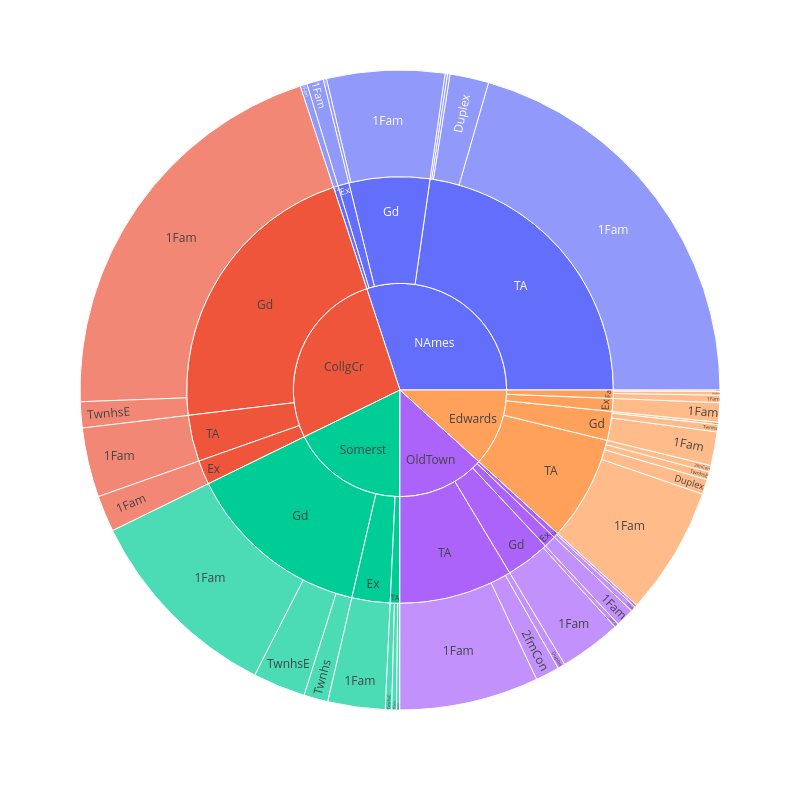

Write notebook code for a chart like this one.
### Code cell
fig = px.sunburst(data_frame=df_top5_neighborhoods
                  ,path=['Neighborhood','KitchenQual','BldgType']
                  ,values='SalePrice', width=800, height=800)

fig.show()

### Figure 1 — Plotly figure (JSON) as saved in the notebook; plotly's stock layout.template omitted (floating-point values rounded to 4 significant figures)
{"data": [{"branchvalues": "total", "domain": {"x": [0, 1], "y": [0, 1]}, "hovertemplate": "labels=%{label}<br>SalePrice=%{value}<br>parent=%{parent}<br>id=%{id}<extra></extra>", "ids": ["CollgCr/Ex/1Fam", "Edwards/Ex/1Fam", "NAmes/Ex/1Fam", "OldTown/Ex/1Fam", "Somerst/Ex/1Fam", "Edwards/Fa/1Fam", "NAmes/Fa/1Fam", "OldTown/Fa/1Fam", "CollgCr/Gd/1Fam", "Edwards/Gd/1Fam", "NAmes/Gd/1Fam", "OldTown/Gd/1Fam", "Somerst/Gd/1Fam", "CollgCr/TA/1Fam", "Edwards/TA/1Fam", "NAmes/TA/1Fam", "OldTown/TA/1Fam", "Somerst/TA/1Fam", "Edwards/Fa/2fmCon", "OldTown/Fa/2fmCon", "OldTown/Gd/2fmCon", "Edwards/TA/2fmCon", "NAmes/TA/2fmCon", "OldTown/TA/2fmCon", "Edwards/Fa/Duplex", "Edwards/TA/Duplex", "NAmes/TA/Duplex", "OldTown/TA/Duplex", "Edwards/Gd/Twnhs", "Somerst/Gd/Twnhs", "Somerst/TA/Twnhs", "CollgCr/Gd/TwnhsE", "Edwards/Gd/TwnhsE", "NAmes/Gd/TwnhsE", "Somerst/Gd/TwnhsE", "Edwards/TA/TwnhsE", "NAmes/TA/TwnhsE", "Somerst/TA/TwnhsE", "CollgCr/Ex", "Edwards/Ex", "NAmes/Ex", "OldTown/Ex", "Somerst/Ex", "Edwards/Fa", "NAmes/Fa", "OldTown/Fa", "CollgCr/Gd", "Edwards/Gd", "NAmes/Gd", "OldTown/Gd", "Somerst/Gd", "CollgCr/TA", "Edwards/TA", "NAmes/TA", "OldTown/TA", "Somerst/TA", "CollgCr", "Edwards", "NAmes", "OldTown", "Somerst"], "labels": ["1Fam", "1Fam", "1Fam", "1Fam", "1Fam", "1Fam", "1Fam", "1Fam", "1Fam", "1Fam", "1Fam", "1Fam", "1Fam", "1Fam", "1Fam", "1Fam", "1Fam", "1Fam", "2fmCon", "2fmCon", "2fmCon", "2fmCon", "2fmCon", "2fmCon", "Duplex", "Duplex", "Duplex", "Duplex", "Twnhs", "Twnhs", "Twnhs", "TwnhsE", "TwnhsE", "TwnhsE", "TwnhsE", "TwnhsE", "TwnhsE", "TwnhsE", "Ex", "Ex", "Ex", "Ex", "Ex", "Fa", "Fa", "Fa", "Gd", "Gd", "Gd", "Gd", "Gd", "TA", "TA", "TA", "TA", "TA", "CollgCr", "Edwards", "NAmes", "OldTown", "Somerst"], "name": "", "parents": ["CollgCr/Ex", "Edwards/Ex", "NAmes/Ex", "OldTown/Ex", "Somerst/Ex", "Edwards/Fa", "NAmes/Fa", "OldTown/Fa", "CollgCr/Gd", "Edwards/Gd", "NAmes/Gd", "OldTown/Gd", "Somerst/Gd", "CollgCr/TA", "Edwards/TA", "NAmes/TA", "OldTown/TA", "Somerst/TA", "Edwards/Fa", "OldTown/Fa", "OldTown/Gd", "Edwards/TA", "NAmes/TA", "OldTown/TA", "Edwards/Fa", "Edwards/TA", "NAmes/TA", "OldTown/TA", "Edwards/Gd", "Somerst/Gd", "Somerst/TA", "CollgCr/Gd", "Edwards/Gd", "NAmes/Gd", "Somerst/Gd", "Edwards/TA", "NAmes/TA", "Somerst/TA", "CollgCr", "Edwards", "NAmes", "OldTown", "Somerst", "Edwards", "NAmes", "OldTown", "CollgCr", "Edwards", "NAmes", "OldTown", "Somerst", "CollgCr", "Edwards", "NAmes", "OldTown", "Somerst", "", "", "", "", ""], "type": "sunburst", "values": [2005463, 1066750, 917400, 1018000, 3157879, 408900, 383000, 278500, 22425303, 1860770, 6492225, 3413979, 11206167, 3829400, 7064150, 22425908, 7681930, 263435, 80000, 137000, 233000, 360000, 140000, 1318550, 200000, 820900, 2143060, 408500, 397500, 1328400, 179400, 1434700, 130000, 181000, 2898885, 433000, 133000, 348500, 2005463, 1066750, 917400, 1018000, 3157879, 688900, 383000, 415500, 23860003, 2388270, 6673225, 3646979, 15433452, 3829400, 8678050, 24841968, 9408980, 791335, 29694866, 12821970, 32815593, 14489459, 19382666]}], "layout": {"height": 800, "legend": {"tracegroupgap": 0}, "margin": {"t": 60}, "width": 800}}
